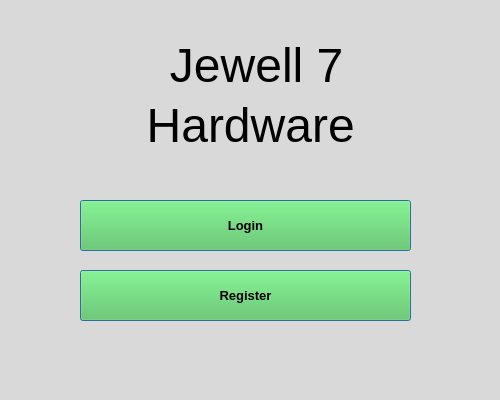
<?xml version="1.0" encoding="UTF-8"?>
<ui version="4.0">
 <class>MainWindow1</class>
 <widget class="QMainWindow" name="MainWindow1">
  <property name="enabled">
   <bool>true</bool>
  </property>
  <property name="geometry">
   <rect>
    <x>0</x>
    <y>0</y>
    <width>500</width>
    <height>400</height>
   </rect>
  </property>
  <property name="windowTitle">
   <string>MainWindow</string>
  </property>
  <property name="styleSheet">
   <string notr="true">background-color:#D9D9D9;</string>
  </property>
  <widget class="QWidget" name="centralwidget">
   <widget class="QLabel" name="label2">
    <property name="geometry">
     <rect>
      <x>130</x>
      <y>30</y>
      <width>241</width>
      <height>71</height>
     </rect>
    </property>
    <property name="font">
     <font>
      <family>Segoe UI</family>
      <pointsize>36</pointsize>
     </font>
    </property>
    <property name="text">
     <string>   Jewell 7 </string>
    </property>
   </widget>
   <widget class="QLabel" name="label3">
    <property name="geometry">
     <rect>
      <x>120</x>
      <y>90</y>
      <width>241</width>
      <height>71</height>
     </rect>
    </property>
    <property name="font">
     <font>
      <family>Segoe UI</family>
      <pointsize>36</pointsize>
     </font>
    </property>
    <property name="text">
     <string>  Hardware</string>
    </property>
   </widget>
   <widget class="QPushButton" name="registerbtn">
    <property name="geometry">
     <rect>
      <x>80</x>
      <y>270</y>
      <width>331</width>
      <height>51</height>
     </rect>
    </property>
    <property name="font">
     <font>
      <family>Segoe UI</family>
      <pointsize>10</pointsize>
      <weight>75</weight>
      <bold>true</bold>
     </font>
    </property>
    <property name="styleSheet">
     <string notr="true">background-color:#53C851;</string>
    </property>
    <property name="text">
     <string>Register</string>
    </property>
    <property name="default">
     <bool>true</bool>
    </property>
    <property name="flat">
     <bool>false</bool>
    </property>
   </widget>
   <widget class="QPushButton" name="LoginBtn">
    <property name="geometry">
     <rect>
      <x>80</x>
      <y>200</y>
      <width>331</width>
      <height>51</height>
     </rect>
    </property>
    <property name="font">
     <font>
      <family>Segoe UI</family>
      <pointsize>10</pointsize>
      <weight>75</weight>
      <bold>true</bold>
     </font>
    </property>
    <property name="styleSheet">
     <string notr="true">background-color:#53C851;</string>
    </property>
    <property name="text">
     <string>Login</string>
    </property>
    <property name="default">
     <bool>true</bool>
    </property>
    <property name="flat">
     <bool>false</bool>
    </property>
   </widget>
  </widget>
  <widget class="QStatusBar" name="statusbar"/>
 </widget>
 <resources/>
 <connections/>
</ui>
